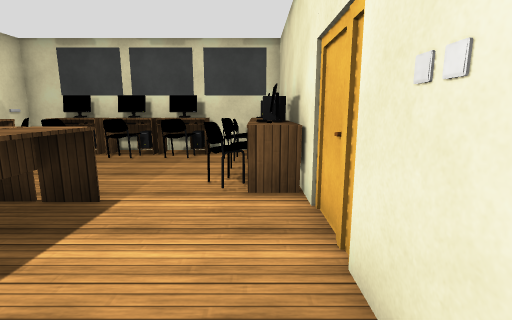
View 1 (above)

15 first-person views from a walk through a 3-D level made in the Unity game engine. The camera is 1.5 m above the floor, tilts 10° down and sees 85° across. The floor is counted in squares, 1 m on a side. Each view is taken from the middle of a square. On the plan, view 1 faces up. The plan holds only what a view shows up to about 14 squares ahead; the rest is blank. The place goes on beyond the plan. The player is left out. Surface patterns are stand-ins for the level's own textures.

View 2
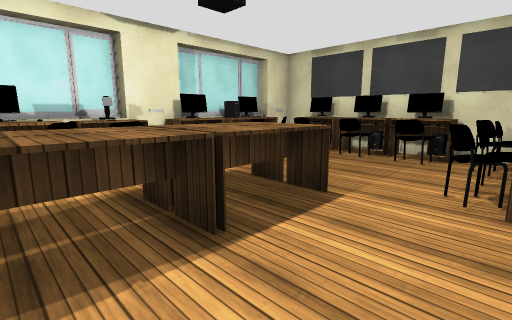

View 3
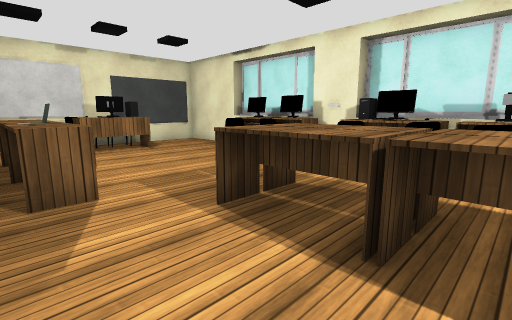

View 4
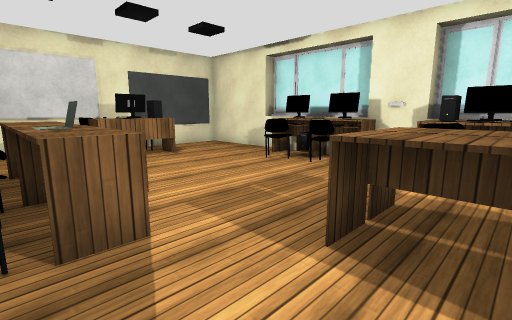

View 5
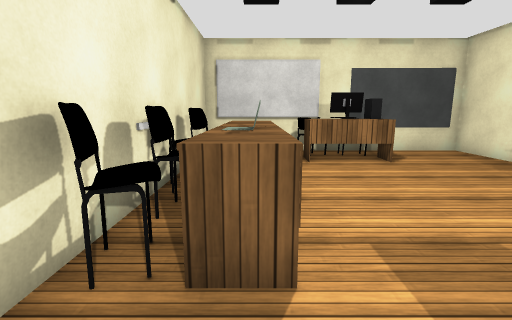

View 6
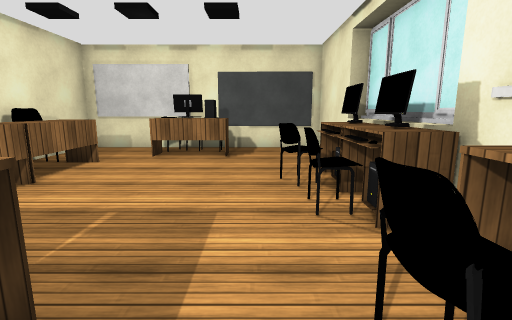

View 7
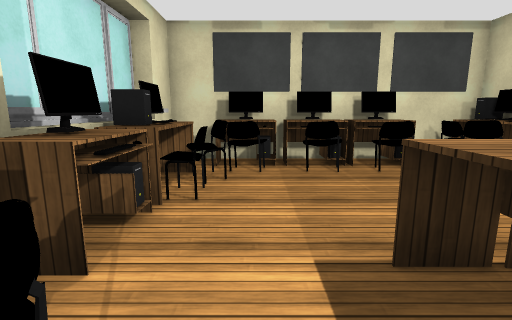

View 8
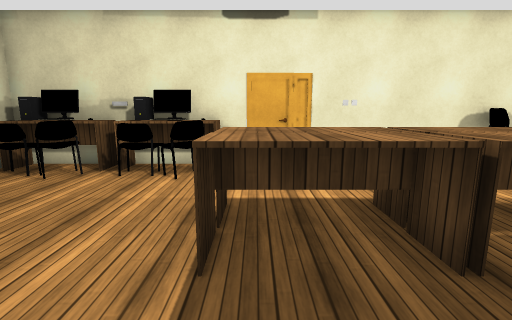

View 9
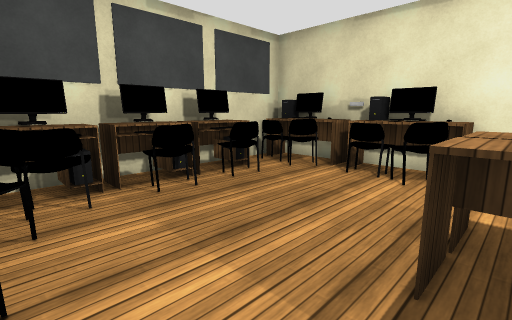

View 10
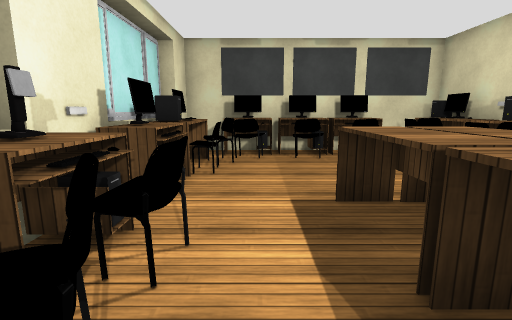

View 11
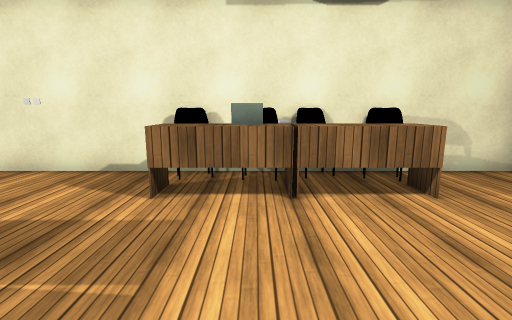

View 12
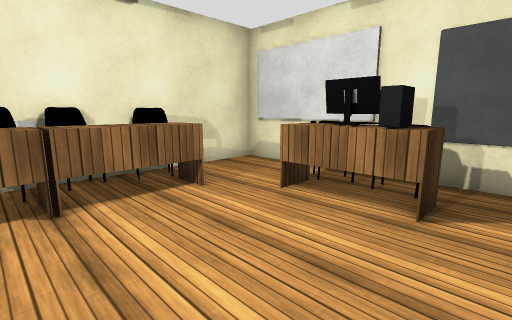

View 13
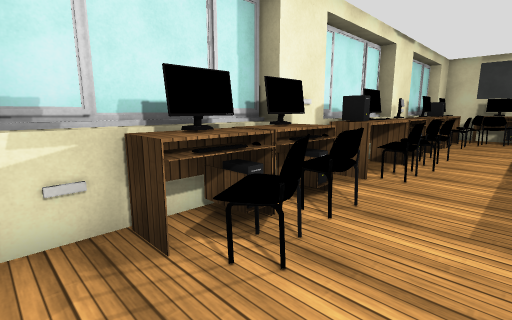

View 14
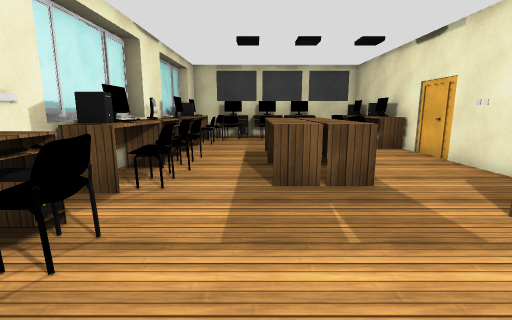

View 15
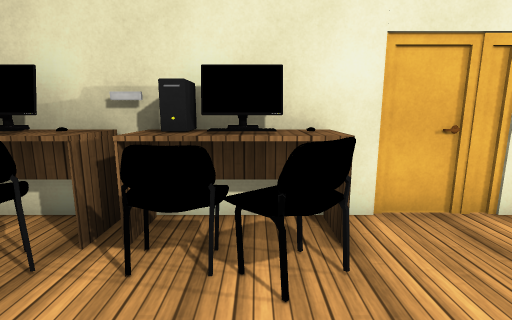

### Floor plan
Points are (right, up) in squares from view 1. A wall is a line through its corners. A room is listed if a view was taken in it or the views show most of it. See-through windows are left out.
Room 1 (views 1, 2, 3, 4, 5, 6, 7, 8, 9, 10, 11, 12, 13, 14, 15)
walls: (-8.6, 0.1) (-8.6, -5.6); (0.2, -3) (0.7, -2.9); (-9.1, -2.7) (-9.1, -5.6); (-9.1, 3.2) (-9.1, -0.8); (-8.6, -6.4) (-8.6, -10.6) (0.9, -10.6) (0.9, 10.8) (-8.6, 10.8) (-8.6, 9.3); (-9.1, -6.4) (-9.1, -7.1) (-8.6, -7.1); (0.2, -7.2) (0.7, -6.6); (-8.6, 7.4) (-8.6, 0.2); (-9.1, 9.3) (-9.1, 5.1)
objects: other object (-9, -6); table (-8, -6) to (-7, -5); table (-8, -4) to (-7, -3); table (-8, -1) to (-7, 1); table (-8, 2) to (-7, 3); table (-8, 4) to (-8, 6); table (-8, 7) to (-7, 9); table (-7, 9) to (-6, 10); table (-5, -10) to (-3, -8); table (-5, 0) to (-5, 1); table (-5, 2) to (-5, 4); table (-5, 9) to (-4, 10); table (-4, 0) to (-3, 1); table (-4, 2) to (-3, 4); table (-3, 9) to (-2, 10); table (-1, -7) to (-1, -5); table (-1, -4) to (0, -2); table (-1, 5) to (0, 7); table (-1, 8) to (0, 10)

Where each view was taken, in squares from view 1:
view 1: 0 up, 0 right, facing up
view 2: 0 up, 0 right, facing up-left
view 3: 3 up, 0 right, facing down-left
view 4: 1 up, 0 right, facing down-left
view 5: 0 up, 1 left, facing down
view 6: 1 up, 6 left, facing down
view 7: 2 up, 6 left, facing up
view 8: 4 up, 7 left, facing right
view 9: 4 up, 7 left, facing up-right
view 10: 0 up, 6 left, facing up
view 11: 4 down, 6 left, facing right
view 12: 4 down, 6 left, facing down-right
view 13: 7 down, 5 left, facing up-left
view 14: 6 down, 5 left, facing up
view 15: 6 up, 3 left, facing right
